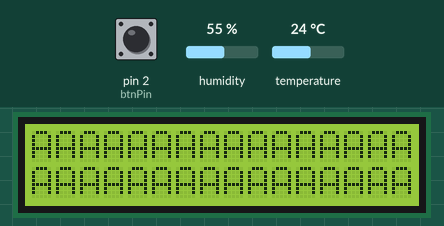
This sketch was run on a simulated Arduino Uno, built with avr-gcc and run on an emulated ATmega328P. Parts: 16×2 character LCD. Inputs (shaded band) come from the test bench; at power-on: pin 2 (btnPin) HIGH, temperature 24 °C, humidity 55 %. What the sketch prints to the serial monitor is not drawn.

Above: at 1.2 s.
1.3 s: pin 2 (btnPin) pulled LOW for 0.15 s
At 2.4 s:
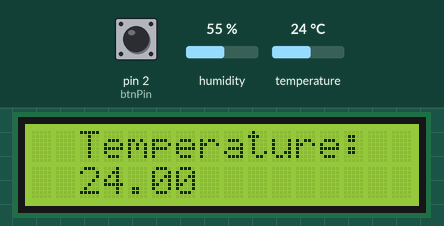
2.9 s: pin 2 (btnPin) pulled LOW for 1 s
At 4.4 s:
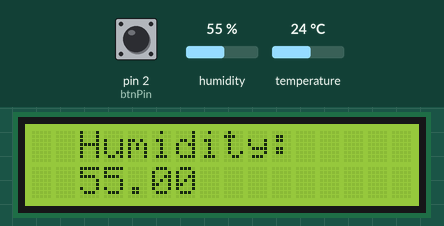
5.4 s: pin 2 (btnPin) pulled LOW for 0.15 s
At 6.1 s:
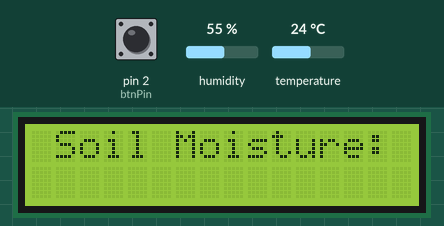
7.0 s: pin 2 (btnPin) pulled LOW for 3.2 s
At 10.23 s:
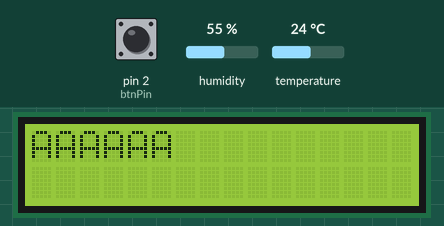
11.7 s: pin 2 (btnPin) pulsed LOW 5 times (0.12 s each, 0.3 s apart)
At 12.78 s:
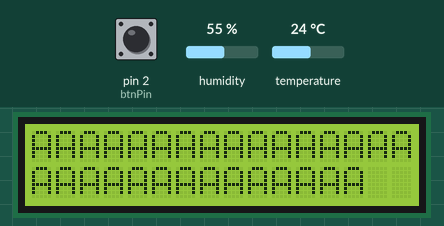
14.7 s: temperature set to 12 °C
At 17.1 s:
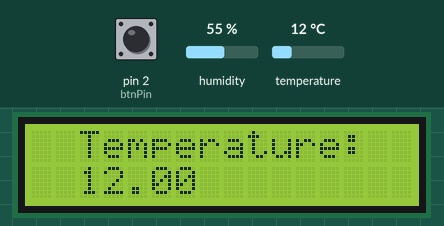
Timing chart, 0 to 18.4 s (numbered marks = the images above; inputs shaded):
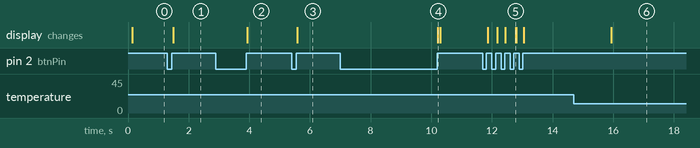

The sketch:

scrtempandbtn.ino
```cpp
#include <LiquidCrystal_I2C.h>
#include "DHT.h"

LiquidCrystal_I2C lcd(0x27, 16, 2);

const int tempPin = 4;
const int btnPin = 2;

#define DHTTYPE DHT11

DHT dht(tempPin, DHTTYPE);

int scrset = -1;
int scrlast;
int laststate;
float temp;
float humid;

void setup() {
  lcd.init();
  lcd.clear();
  lcd.backlight();      // Make sure backlight is on

  Serial.begin(9600);
  dht.begin();

  pinMode(btnPin, INPUT);

}

void loop()
{
  whatScreen();
  scrSelect();
  Serial.println(scrset);
}

 void scrSelect()
 {
  switch (scrset)
  {
    case 0:
      lastscr(scrlast);
      lcd.print("AAAAAA");

    break;

    case 1: //temp screen
      lastscr(scrlast);
      temp = dht.readTemperature();

      lcd.setCursor(2,0);
      lcd.print("Temperature:");
      lcd.setCursor(2,1);   //Move cursor to character 2 on line 1
      lcd.print(temp);
    break;

    case 2:
      lastscr(scrlast);
      humid = dht.readHumidity();

      lcd.setCursor(2,0);
      lcd.print("Humidity:");
      lcd.setCursor(2,1);   //Set cursor to character 2 on line 0
      lcd.print(humid);
    break;

    case 3:
      lastscr(scrlast);

      lcd.setCursor(1,0);
      lcd.print("Soil Moisture:");
    break;

    default:
      lastscr(scrlast);

      lcd.setCursor(0,0);
      lcd.print("Hello Reginald!");
      lcd.setCursor(0,1);
      lcd.print("Barry is well.");

    break;
  }
 }


void whatScreen()
{
  int look = digitalRead(btnPin);

  if (look != laststate)
  {
    if (look == 1)
    {
      scrset += 1;
      scrset %= 4;
    }
    laststate = look;
  }
}

void lastscr(int)
{
  if (scrlast != scrset)
  {
    lcd.clear();
    scrlast = scrset;
  }
}
```

Measured:
- after the input at 1.3 s, the display: changes after 0.20 s (image 1)
- after the input at 2.9 s, the display: changes after 1.0 s (image 2)
- after the input at 5.4 s, the display: changes after 0.18 s (image 3)
- after the input at 7.0 s, the display: changes after 3.2 s (image 4)
- after the input at 11.7 s, the display: first changes after 0.17 s (image 5 shows a later state)
- after the input at 14.7 s, the display: changes after 1.2 s (image 6)
